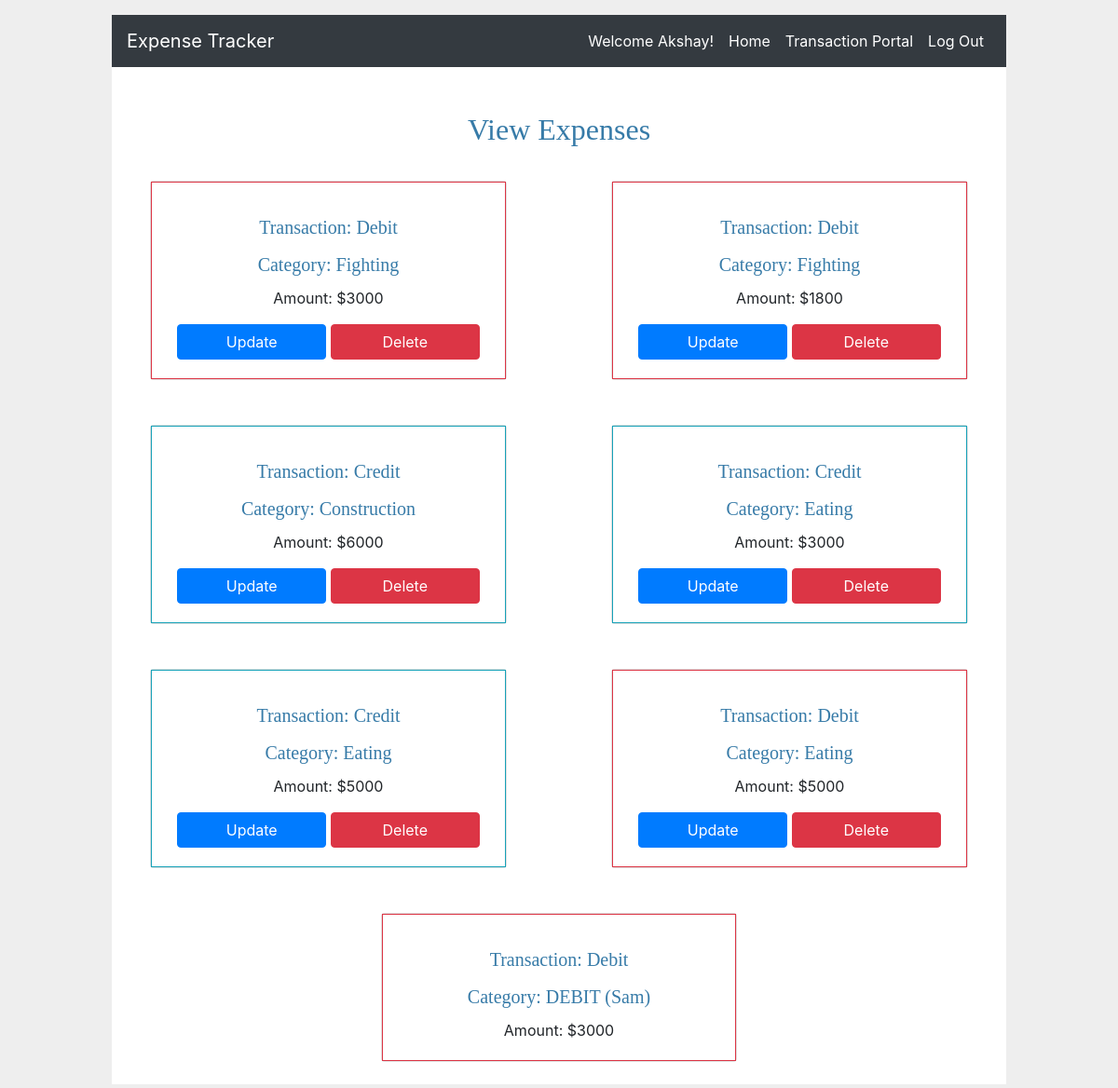
Screenshot of /expense/view (signed in) with the database file from the repository.
### tables this page shows
CREATE TABLE user (
id INTEGER PRIMARY KEY AUTOINCREMENT,
username TEXT UNIQUE NOT NULL,
password TEXT NOT NULL,
budget INTEGER DEFAULT 0
);

CREATE TABLE expense (
id INTEGER PRIMARY KEY AUTOINCREMENT,
category_id INTEGER NOT NULL,
user_id INTEGER NOT NULL,
value INTEGER NOT NULL,
FOREIGN KEY(category_id) REFERENCES category(id),
FOREIGN KEY(user_id) REFERENCES user(id)
);

CREATE TABLE category (
id INTEGER PRIMARY KEY AUTOINCREMENT,
user_id INTEGER NOT NULL,
type TEXT NOT NULL,
FOREIGN KEY(user_id) REFERENCES user(id)
);

### flaskr/expense.py (the view)
@bp.route('/view', methods = ('GET', 'POST'))
@login_required
def view():
	db = get_db()
	error = None
	if request.method == 'POST':
		print('We are in view.post')
		print('Request form: ', request.form)
		key = list(request.form)[0]
		value = request.form[key].lower()
		operation_id = int(key.split('_')[1])
		print('Key: ', key, ' Value: ', value, 'Id: ', operation_id)
		if value == 'delete':
			error = 'Expense has been deleted'
			flash(error)
			db.execute(
				'DELETE FROM expense'
				' WHERE user_id = ? AND id = ?', (g.user['id'], operation_id)
			)
			db.commit()
		elif value == 'update':
			print('We are in update')
			return redirect(url_for('expense.update', operation_id = operation_id))
		return redirect(url_for('category.index'))
	else:
		all_expenses = db.execute(
			'SELECT e.id, e.category_id, e.user_id, e.value, c.type'
			' FROM expense e JOIN category c ON e.category_id = c.id'
			' WHERE e.user_id = ?', (g.user['id'],)
		).fetchall()
		if len(all_expenses) == 0:
			error = 'No expenses associated with your account. Please create an expense first!'
			flash(error)
			return redirect(url_for('category.index'))
		else:
			print('All expenses: ', all_expenses)
			return render_template('expense/view.html', all_expenses = all_expenses)

### flaskr/auth.py (called while the page is built)
@bp.before_app_request
def load_logged_in_user():
	user_id = session.get('user_id')
	if user_id is None:
		g.user = None
	else:
		g.user = get_db().execute(
			'SELECT * FROM user WHERE id = ?', (user_id,)
		).fetchone()
		print("Current user: ", g.user['username'])

def login_required(view):
    @functools.wraps(view)
    def wrapped_view(**kwargs):
        if g.user is None:
            return redirect(url_for('auth.login'))
        return view(**kwargs)
    return wrapped_view

### flaskr/db.py (called while the page is built)
def get_db():
	if 'db' not in g:
		g.db = sqlite3.connect(
				current_app.config['DATABASE'],
				detect_types = sqlite3.PARSE_DECLTYPES
				)
		'''
		sqlite3.Row tells the connection to return rows that behave like dicts.
		This allows accessing the columns by name.
		'''
		g.db.row_factory = sqlite3.Row
	return g.db

### flaskr/templates/expense/view.html
{% extends 'base.html' %}
{% block header %}
  <h2 class="card-title text-center mt-5">{% block title %}View Expenses{% endblock %}</h2>
{% endblock %}
{% block content %}
  <form method = "POST">
    <div class="row">
     {% for expense in all_expenses %}
        <div class="col-sm-5 my-4 mx-auto">
        	<div class="card">
            {% if expense['value'] >= 0 %}
            <div class="card-body text-center border border-info">
              <h5 class="card-title">Transaction: Credit</h5>
            {% else %}
            <div class="card-body text-center border border-danger">
              <h5 class="card-title">Transaction: Debit</h5>
            {% endif %}
              <h5 class="card-title">Category: {{expense['type']}}</h5>
              <p class="card-text">Amount: ${{ expense['value']|abs }}</p>
              {% if ((expense['type'].startswith('CREDIT (')) or (expense['type'].startswith('DEBIT ('))) %}
              {% else %}
              <input type='submit' class="btn btn-primary" name="submit_{{expense['id']}}" value='Update'>
              <input type='submit' class="btn btn-danger" name="submit_{{expense['id']}}" value='Delete'>
              {% endif %}
            </div>
          </div>
        </div>
      {% endfor %}
    </div>
  </form>
{% endblock %}

### flaskr/templates/base.html (shortened to what this page needs)
<!DOCTYPE html>
<html lang="en">
  <head>
    <link rel="stylesheet" href="https://maxcdn.bootstrapcdn.com/bootstrap/4.0.0/css/bootstrap.min.css">
    <link rel="stylesheet" href="{{ url_for('static', filename='css/style.css') }}">
  </head>
  <body>
    <nav class="navbar navbar-expand-lg navbar-dark bg-dark">
      <span class="navbar-brand">Expense Tracker</span>
      <div class="collapse navbar-collapse" id="navbarTogglerDemo01">
        <ul class="navbar-nav ml-auto mt-2 mt-lg-0">
          {% if g.user %}
            <li class="nav-item active user">
              <span>Welcome {{ g.user['username'] }}!</span>
            </li>
            <li class="nav-item active">
              <a href="{{ url_for('index') }}">Home</a>
            </li>
            <li class="nav-item active">
              <a href="{{ url_for('user.sent') }}">Transaction Portal</a>
            </li>
            <li class="nav-item active">
              <a href="{{ url_for('auth.logout') }}">Log Out</a>
            </li>
          {% endif %}
        </ul>
      </div>
    </nav>
    {% block header %}{% endblock %}
    {% block content %}{% endblock %}
  </body>
</html>

### flaskr/static/css/style.css (style rules this page uses)
html { font-family: sans-serif; background: #eee; padding: 1rem; }
body { max-width: 960px; margin: 0 auto; background: white; }
h1, h2, h3, h4, h5, h6 { font-family: serif; color: #377ba8; margin: 1rem 0; }
a { color: #fff; }
nav { background: lightgray; display: flex; align-items: center; padding: 0 0.5rem; }
nav ul { display: flex; list-style: none; margin: 0; padding: 0; }
nav ul li a, nav ul li span, header .action { display: block; padding: 0.5rem; }
.user { color: #fff; }
input[type=submit] { align-self: start; min-width: 10em; }

### rows the page displays
user: user.username "Akshay"
expense: shows "Transaction: Debit", type "Fighting", value|abs "3000"
expense: shows "Transaction: Debit", type "Fighting", value|abs "1800"
expense: shows "Transaction: Credit", type "Construction", value|abs "6000"
expense: shows "Transaction: Credit", type "Eating", value|abs "3000"
expense: shows "Transaction: Credit", type "Eating", value|abs "5000"
expense: shows "Transaction: Debit", type "Eating", value|abs "5000"
expense: shows "Transaction: Debit", type "DEBIT (Sam)", value|abs "3000"
